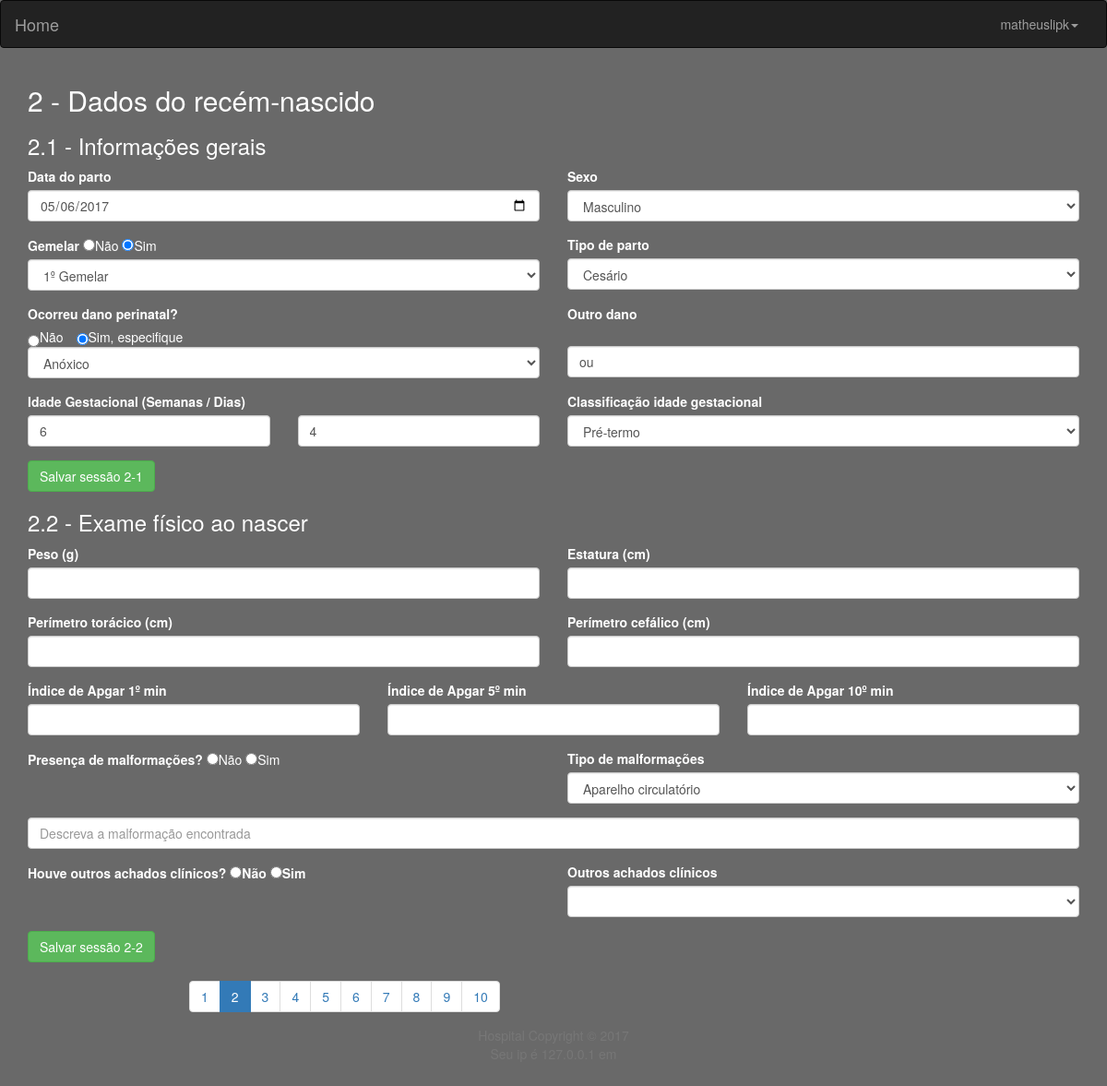
/view/2.1-recemNascido.php?prontuario=123 (signed in), run on the app's committed database.
### tables this page shows
CREATE TABLE `recemnascido` (
  `idProntuario` int(11) NOT NULL,
  `dataParto` date NOT NULL,
  `sexo` varchar(20) NOT NULL,
  `idadeGestacionalSem` int(11) NOT NULL,
  `idadeGestacionalDia` int(11) NOT NULL,
  `classIdadeGest` varchar(20) NOT NULL,
  `gemelar` int(1) NOT NULL,
  `tipoGemelar` varchar(20) DEFAULT NULL,
  `tipoParto` varchar(20) NOT NULL,
  `danoPerinatal` int(1) NOT NULL,
  `tipoDanoPerinatal` varchar(20) DEFAULT NULL,
  `outroDano` varchar(30) DEFAULT NULL
);

### classesDao/RecemNascidoDao.php (called while the page is built, shortened)
<?php
class RecemNascidoDao {
   public function getRecemNascidoByProntuario($prontuario){
      $con = ConexaoDao::getConecao();
      $query = "SELECT * FROM recemnascido WHERE idProntuario=?";
      $stmt = $con->prepare($query);
      $stmt->bind_param("i", $prontuario);
      if($stmt->execute()){
         $result = $stmt->get_result();
         $array = $result->fetch_assoc();
         return $array;
      }
      return FALSE;
   }
}

### view/2.1-recemNascido.php (the view, shortened to what this page needs)
<?php
require_once $_SERVER['DOCUMENT_ROOT'].'/classesDao/RecemNascidoDao.php';
require_once $_SERVER['DOCUMENT_ROOT'].'/especial/Pagina.php';
class recemNascido extends Pagina{
   public function exibirHead() {
      parent::exibirHead();
      ?>
      <?php
   }
      public function exibirBody() {
      parent::exibirBody();
      if(isset($_GET['prontuario'])){
         $recemDao = new RecemNascidoDao();
         $recemNascido = $recemDao->getRecemNascidoByProntuario($_GET['prontuario']);
      }else{
         die("Nenhum prontuário selecionado");
      }
      ?>
<div class="container">
   <h2>2 - Dados do recém-nascido</h2>
   <h3>2.1 - Informações gerais</h3>
   <form method="post" action="/controll/2.1-recemNascido/inserirRecemNascido.php">
      <div class="row">
         <div class="col-xs-6 form-group">
            <label>Data do parto</label>
            <input name="dataParto" class="form-control" type="date" required value="<?php if(isset($recemNascido['dataParto'])){echo $recemNascido['dataParto'];}?>">
         </div>
         <div class="col-xs-6 form-group">
            <label>Sexo</label>
            <select name="sexo" class="form-control">
               <?php
               if(isset($recemNascido['sexo'])){
                  $sexo = $recemNascido['sexo'];
                  if($sexo==="Masculino"){
                     echo "<option selected>Masculino</option>";
                  }else{
                     echo "<option>Masculino</option>";
                  }
               }else{
                  echo "<option>Masculino</option>";
                  echo "<option>Feminino</option>";
                  echo "<option>Indeterminado</option>";
               }
               ?>
            </select>
         </div>
      </div>
      <div class="row">
         <div class="col-xs-6 form-group">
            <label>Gemelar</label>
            <input <?php if($recemNascido['gemelar']===0) {echo "checked";}?> required type="radio" name="gemelar" value="0" id="gemelarNao">Não
            <input <?php if($recemNascido['gemelar']===1) {echo "checked";}?> required type="radio" name="gemelar" value="1" id="gemelarSim">Sim
            <select class="form-control" id="tipoGemelar" name="tipoGemelar" required>
               <?php
               if(isset($recemNascido['tipoGemelar'])){
                  $tipoGemela = $recemNascido['tipoGemelar'];
                  if($tipoGemela==="1º Gemelar"){
                     echo '<option selected>1º Gemelar</option>';
                  }else{
                     echo "<option>1º Gemelar</option>";
                  }
               }else{
                  echo "<option>1º Gemelar</option>";
                  echo "<option>2º Gemelar</option>";
                  echo "<option>3º Gemelar</option>";
               }
               ?>
            </select>
         </div>
         <div class="col-xs-6 form-group">
            <label>Tipo de parto</label>
            <select class="form-control" name="tipoParto">
               <?php
               if(isset($recemNascido['tipoParto'])){
                  $tipoPArto = $recemNascido['tipoParto'];
                  if($tipoPArto==="Cesário"){
                     echo "<option selected>Cesário</option>";
                  }else{
                     echo "<option>Cesário</option>";
                  }
               }else{
                  echo "<option>Cesário</option>";
                  echo "<option>Fórceps</option>";
                  echo "<option>Normal (Vaginal)</option>";
               }
               ?>
            </select>
         </div>
      </div>
      <div class="row">
         <div class="form-group col-xs-6">
            <label>Ocorreu dano perinatal?</label><br>
            <input <?php if($recemNascido['danoPerinatal']===0) {echo "checked";}?> required class="radio-inline" type="radio" name="danoPerinatal" value="0" id="danoPerinatalNao">Não
            <input <?php if($recemNascido['danoPerinatal']===1) {echo "checked";}?> required class="radio-inline" type="radio" name="danoPerinatal" value="1" id="danoPerinatalSim">Sim, especifique
            <select class="form-control" id="tipoDanoPerinatal" name="tipoDanoPerinatal">
               <?php
               if(isset($recemNascido['tipoDanoPerinatal'])){
                  $tipoDanoPerinatal = $recemNascido['tipoDanoPerinatal'];
                  if($tipoDanoPerinatal==="Anóxico"){
                     echo "<option selected>Anóxico</option>";
                  }else{
                     echo "<option>Anóxico</option>";
                  }
               }else{
                  echo "<option>Anóxico</option>";
                  echo "<option>Hemorrágico</option>";
                  echo "<option>Isquêmico</option>";
                  echo "<option>Traumático</option>";
                  echo "<option>Outros</option>";
               }
               ?>
            </select>
         </div>
         <div class="form-group col-xs-6">
            <label>Outro dano</label><br><br>
            <input name="outroDano" class="form-control" type="text"
                   value="<?php if(isset($recemNascido['outroDano']))echo $recemNascido['outroDano'];?>" placeholder="Se outro especifique aqui">
         </div>
      </div>
      <div class="row">
         <div class="col-xs-6 form-group">
            <label>Idade Gestacional (Semanas / Dias)</label>
            <div class="row">
               <div class="col-xs-6">
                  <input name="idadeGestacionalSem" class="form-control" placeholder="Semanas"
                         value="<?php if(isset($recemNascido['idadeGestacionalSem'])){echo $recemNascido['idadeGestacionalSem'];} ?>">
               </div>
               <div class="col-xs-6">
                  <input name="idadeGestacionalDia" class="form-control" placeholder="Dias"
                         value="<?php if(isset($recemNascido['idadeGestacionalDia'])){echo $recemNascido['idadeGestacionalDia'];}?>">
               </div>
            </div>
         </div>
         <div class="col-xs-6 form-group">
            <label>Classificação idade gestacional</label>
            <select name="classIdadeGest" class="form-control">
               <?php
               if(isset($recemNascido['classIdadeGest'])){
                  if($recemNascido['classIdadeGest']==="Pré-termo"){
                     echo "<option selected>Pré-termo</option>";
                  }else{
                     echo "<option>Pré-termo</option>";
                  }
               }else{
                  echo "<option>Pré-termo</option>";
                  echo "<option>Termo</option>";
                  echo "<option>Pós-termo</option>";
               }
               ?>
            </select>
         </div>
      </div>
      <button class="btn btn-success" type="submit">Salvar sessão 2-1</button>
   </form>
   <h3>2.2 - Exame físico ao nascer</h3>
   <form action="/controll/2.2-exameFisicoAoNascer/inserirExameFisico.php" method="post">
      <div class="row">
         <div class="col-xs-6 form-group">
            <label>Peso (g)</label>
            <input name='peso' type="number" class="form-control">
         </div>
         <div class="col-xs-6 form-group">
            <label>Estatura (cm)</label>
            <input name='estatura' type="number" class="form-control">
         </div>
      </div>
      <div class="row">
         <div class="col-xs-6 form-group">
            <label>Perímetro torácico (cm)</label>
            <input name='perimToracico' type="number" class="form-control">
         </div>
         <div class="col-xs-6 form-group">
            <label>Perímetro cefálico (cm)</label>
            <input name='perimCefalico' type="number" class="form-control">
         </div>
      </div>
      <div class="row">
         <div class="col-xs-4 form-group">
            <label>Índice de Apgar 1º min</label>
            <input name='apgar1' type="number" class="form-control">
         </div>
         <div class="col-xs-4 form-group">
            <label>Índice de Apgar 5º min</label>
            <input name='apgar5' type="number" class="form-control">
         </div>
         <div class="col-xs-4 form-group">
            <label>Índice de Apgar 10º min</label>
            <input name='apgar10' type="number" class="form-control">
         </div>
      </div>
      <div class="row">
         <div class="col-xs-6 form-group">
            <label>Presença de malformações?</label>
            <input required id="malformacaoNao" name='malformacao' type="radio" value="0">Não
            <input required id="malformacaoSim" name='malformacao' type="radio" value="1">Sim
         </div>
         <div class="col-xs-6 form-group">
            <label>Tipo de malformações</label>
            <select id="tipoMalformacao" class="form-control" name="tipoMalformacao">
               <option>Aparelho circulatório</option>
            </select>
         </div>
      </div>
      <div class="row">
         <div class="col-xs-12 form-group">
            <input id="descMalformacao" name="descMalformacao" type="text" class="form-control" placeholder="Descreva a malformação encontrada">
         </div>
      </div>
      <div class="row">
         <div class="col-xs-6 form-group">
            <label>Houve outros achados clínicos?</label>
            <label><input required type="radio" name="achadosClinicos" value="0">Não</label>
            <label><input required type="radio" name="achadosClinicos" value="1">Sim</label>
         </div>
         <div class="col-xs-6 form-group">
            <label>Outros achados clínicos</label>
            <select class="form-control" name="outrosAchadosClinicos">
               <option></option>
               <option>Icterícia</option>
            </select>
         </div>
      </div>
      <button class="btn btn-success" type="submit">Salvar sessão 2-2</button>
   </form>
</div>
      <?php
      parent::exibirPaginacaoQuest(2, $_GET['prontuario']);
   }
}
$e = new recemNascido();
$e->display();

### especial/Pagina.php (shortened to what this page needs)
<?php
class Pagina {
   public final function display() {
      echo "<!DOCTYPE html>\n";
      echo "<html lang='pt-br'>\n";
      echo "<head>\n";
      $this->exibirHead();
      echo "</head>\n";
      echo "<body>\n";
      $this->exibirBody();
      $this->exibirRodape();
      echo "</body>\n";
      echo '</html>';
   }
   public function exibirHead(){
      ?>
      <link rel="stylesheet" href="/bootstrap/css/bootstrap.min.css">
      <link rel="stylesheet" href="/bootstrap/css/meucss.css">
      <?php
   }
   public function exibirBody(){
      $this->exibirBarraNavUsuario();
   }
    private function exibirBarraNavUsuario(){
        ?>
    <nav class="navbar navbar-inverse">
      <div class="container-fluid">
        <div class="navbar-header">
          <a class="navbar-brand" href="/">Home</a>
        </div>
        <div class="collapse navbar-collapse" id="myNavbar">
          <ul class="nav navbar-nav navbar-right">
            <li class="dropdown">
                <a class="dropdown-toggle" data-toggle="dropdown" href="#"> <?php echo $_SESSION['nickUsuario']; ?><span class="caret"></span></a>
            </li>
          </ul>
        </div>
      </div>
    </nav>
    <?php
    }
   public function exibirRodape(){
      ?>
      <footer class="footer navbar-text">
         <div class="container">
            <div class="col-sm-2"></div>
            <div class="col-sm-8">
               <p class="text-muted text-center">
               Hospital Copyright © 2017 <br>
               </p>
            </div>
         </div>
      </footer>
        <?php
    }
   public function exibirPaginacaoQuest(int $pag, int $prontuario){
      echo "<div class='row'>";
      echo "<div class='col-xs-2'></div>";
      echo "<div class='col-xs-8'>";
      echo "<ul class='pagination  center-block'>";
      if($pag === 1){
         echo "<li class='active'><a href='/view/1.0-servicoSaude.php?prontuario={$prontuario}'>1</a></li>";
      }else{
         echo "<li><a href='/view/1.0-servicoSaude.php?prontuario={$prontuario}'>1</a></li>";
      }
      if($pag ===2){
         echo "<li class='active'><a href='/view/2.1-recemNascido.php?prontuario={$prontuario}'>2</a></li>";
      }else{
         echo "<li><a href='/view/2.1-recemNascido.php?prontuario={$prontuario}'>2</a></li>";
      }
      if($pag ===3){
         echo "<li class='active'><a href='/view/2.3-examesInespecificos.php?prontuario={$prontuario}'>3</a></li>";
      }else{
         echo "<li><a href='/view/2.3-examesInespecificos.php?prontuario={$prontuario}'>3</a></li>";
      }
      if($pag ===4){
         echo "<li class='active'><a href='/view/examesEtiologicos.php?prontuario={$prontuario}'>4</a></li>";
      }else{
         echo "<li><a href='/view/examesEtiologicos.php?prontuario={$prontuario}'>4</a></li>";
      }
      if($pag ===5){
         echo "<li class='active'><a href='/view/2.5-examesImagem.php?prontuario={$prontuario}''>5</a></li>";
      }else{
         echo "<li><a href='/view/2.5-examesImagem.php?prontuario={$prontuario}''>5</a></li>";
      }
      if($pag ===6){
         echo "<li class='active'><a href='/view/entrevistaMae.php?prontuario={$prontuario}''>6</a></li>";
      }else{
         echo "<li><a href='/view/entrevistaMae.php?prontuario={$prontuario}''>6</a></li>";
      }
      if($pag ===7){
         echo "<li class='active'><a href='/view/antecedentes.php?prontuario={$prontuario}''>7</a></li>";
      }else{
         echo "<li><a href='/view/antecedentes.php?prontuario={$prontuario}''>7</a></li>";
      }
      if($pag ===8){
         echo "<li class='active'><a href='/view/histObstetrico.php?prontuario={$prontuario}''>8</a></li>";
      }else{
         echo "<li><a href='/view/histObstetrico.php?prontuario={$prontuario}''>8</a></li>";
      }
      if($pag ===9){
         echo "<li class='active'><a href='/view/habitosGestacao.php?prontuario={$prontuario}''>9</a></li>";
      }else{
         echo "<li><a href='/view/habitosGestacao.php?prontuario={$prontuario}''>9</a></li>";
      }
      if($pag ===10){
         echo "<li class='active'><a href='/view/prenatal.php?prontuario={$prontuario}''>10</a></li>";
      }else{
         echo "<li><a href='/view/prenatal.php?prontuario={$prontuario}''>10</a></li>";
      }
      echo "</ul>";
      echo "</div> ";
      echo "</div>";
   }
}

### data on the page
recemnascido: dataParto "05/06/2017", sexo "Masculino", gemelar "☑", tipoGemelar "1º Gemelar", tipoParto "Cesário", danoPerinatal "☑", tipoDanoPerinatal "Anóxico", outroDano "ou", idadeGestacionalSem "6", idadeGestacionalDia "4", classIdadeGest "Pré-termo"

### other printed values
$_SESSION['nickUsuario'] "matheuslipk"
